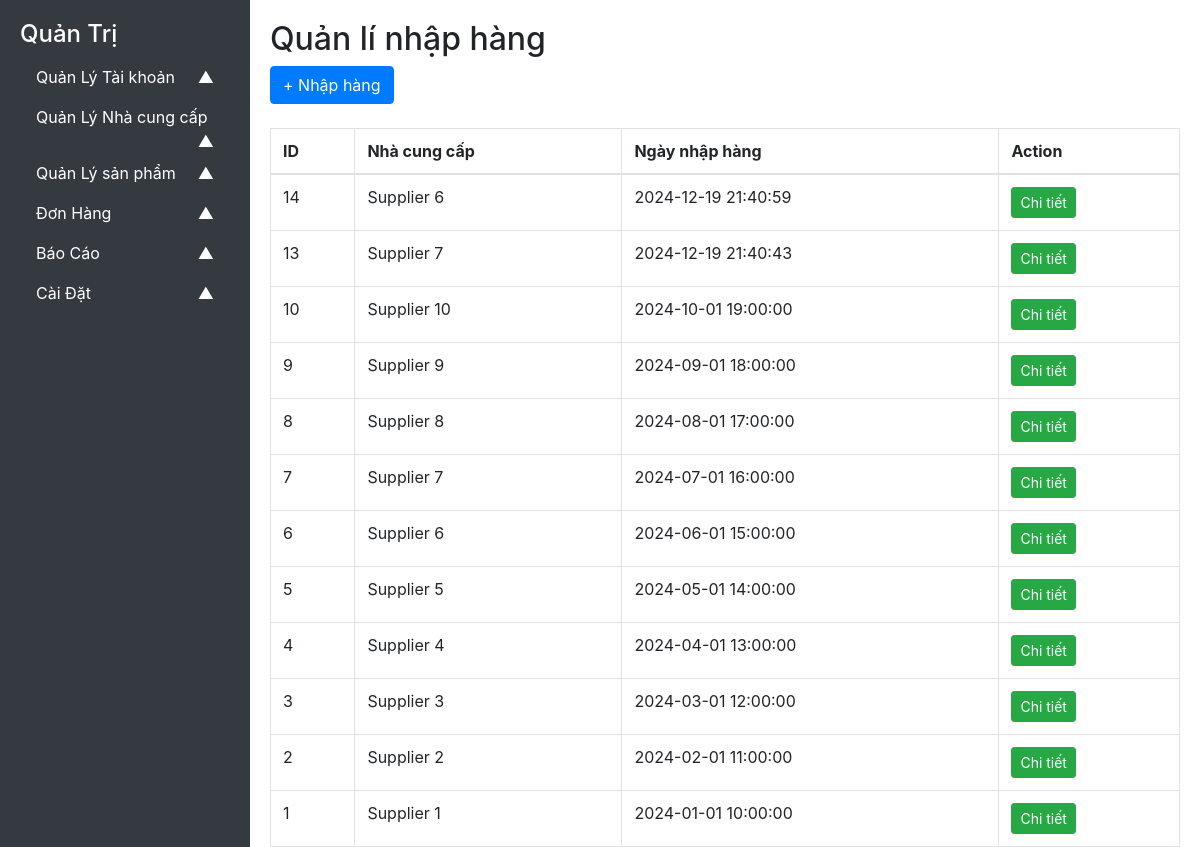
The app's page /admin/manage-receipt.php with its own data.
### tables this page shows
CREATE TABLE IF NOT EXISTS `receipt` (
  `id` bigint(20) NOT NULL AUTO_INCREMENT,
  `supplier_id` bigint(20) NOT NULL,
  `datetime` datetime NOT NULL,
  PRIMARY KEY (`id`),
  KEY `supplier_id` (`supplier_id`)
);

CREATE TABLE IF NOT EXISTS `supplier` (
  `id` bigint(20) NOT NULL AUTO_INCREMENT,
  `name` varchar(50) NOT NULL,
  `description` varchar(500) NOT NULL,
  PRIMARY KEY (`id`)
);

### admin/manage-receipt.php (the view, shortened to what this page needs)
<?php
include 'db.php';
include 'sidebar.php';
$result = $conn->query("SELECT  receipt.id, supplier.name, receipt.datetime
from receipt
JOIN supplier on receipt.supplier_id = supplier.id
order BY receipt.datetime DESC");
?>
<!DOCTYPE html>
<html lang="vi">
<head>
  <link rel="stylesheet" href="https://stackpath.bootstrapcdn.com/bootstrap/4.5.2/css/bootstrap.min.css">
</head>
<body>
  <div class="content">
    <h2>Quản lí nhập hàng</h2>
    <div class="text-end mb-4">
      <a href="create-receipt.php" class="btn btn-primary">+ Nhập hàng</a>
    </div>
    <table class="table table-bordered">
      <thead>
        <tr>
          <th>ID</th>
          <th>Nhà cung cấp</th>
          <th>Ngày nhập hàng</th>
          <th>Action</th>
        </tr>
      </thead>
      <tbody>
        <?php while ($item = $result->fetch_assoc()) { ?>
          <tr>
            <td><?php echo $item['id']; ?></td>
            <td><?php echo $item['name']; ?></td>
            <td><?php echo $item['datetime']; ?></td>
            <td>
              <a class="btn btn-success btn-sm" href="detail-receipt.php?id=<?php echo $item['id']; ?>">Chi tiết</a>
            </td>
          </tr>
        <?php } ?>
      </tbody>
    </table>
  </div>
</body>
</html>

### admin/manage-receipt.php (style rules this page uses)
body { display: flex; height: 100vh; margin: 0; }
.content { margin-left: 250px; padding: 20px; flex-grow: 1; }

### records on screen
receipt: id "14", supplier.name "Supplier 6", datetime "2024-12-19 21:40:59"
receipt: id "13", supplier.name "Supplier 7", datetime "2024-12-19 21:40:43"
receipt: id "10", supplier.name "Supplier 10", datetime "2024-10-01 19:00:00"
receipt: id "9", supplier.name "Supplier 9", datetime "2024-09-01 18:00:00"
receipt: id "8", supplier.name "Supplier 8", datetime "2024-08-01 17:00:00"
receipt: id "7", supplier.name "Supplier 7", datetime "2024-07-01 16:00:00"
receipt: id "6", supplier.name "Supplier 6", datetime "2024-06-01 15:00:00"
receipt: id "5", supplier.name "Supplier 5", datetime "2024-05-01 14:00:00"
receipt: id "4", supplier.name "Supplier 4", datetime "2024-04-01 13:00:00"
receipt: id "3", supplier.name "Supplier 3", datetime "2024-03-01 12:00:00"
receipt: id "2", supplier.name "Supplier 2", datetime "2024-02-01 11:00:00"
receipt: id "1", supplier.name "Supplier 1", datetime "2024-01-01 10:00:00"
